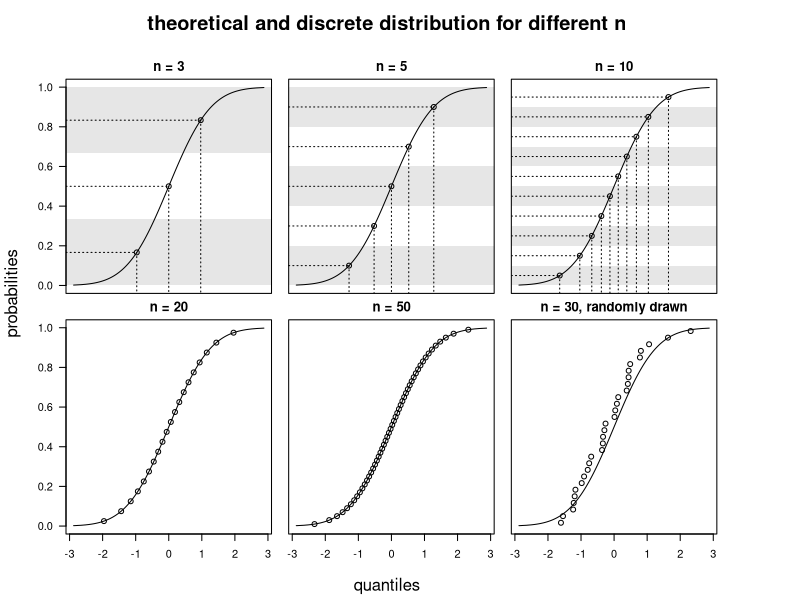
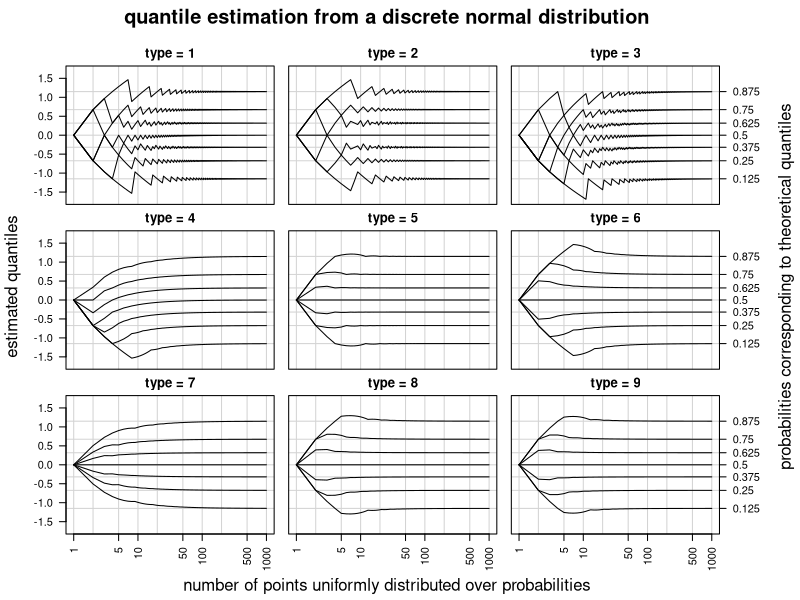
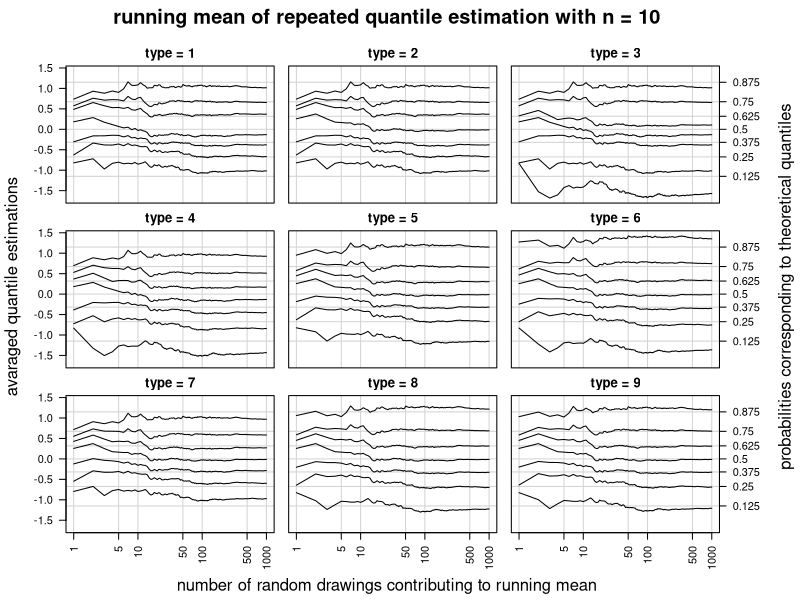
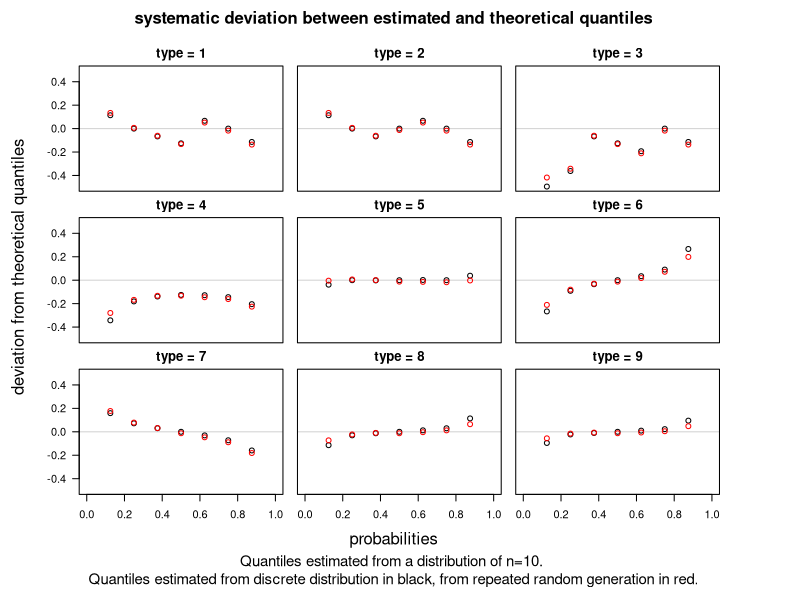
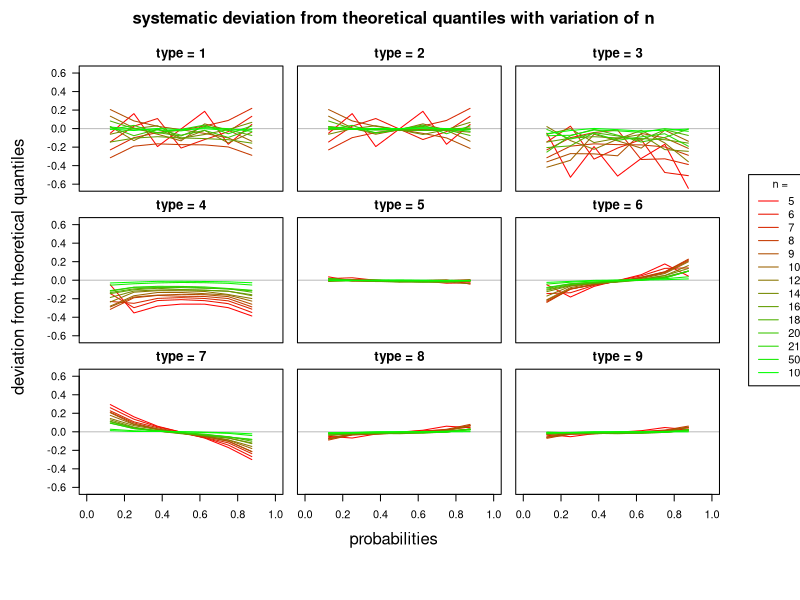
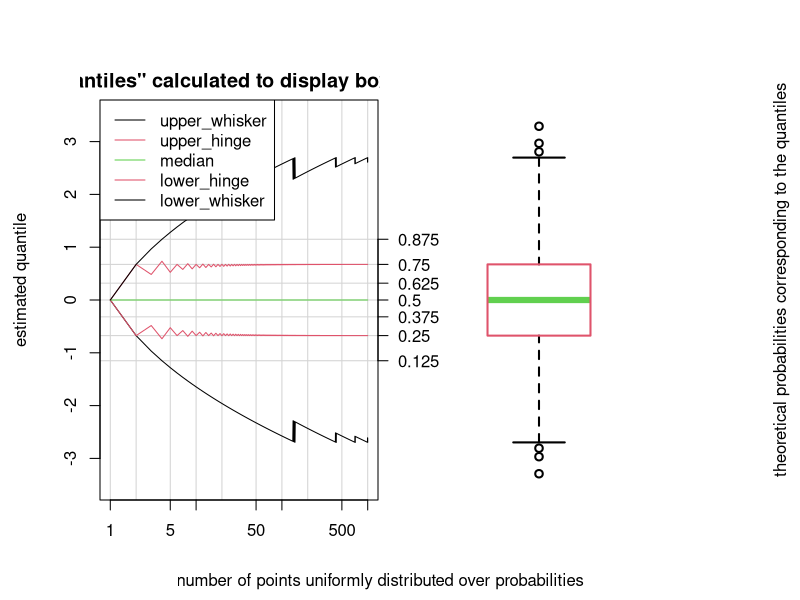

Source code (R) for these figures, in order:
## ---- chunk 1
library(knitr)
opts_chunk$set(fig.height=7, echo=F, cache=T, dev="png")
## ---- chunk 2
par(mfrow=c(2,3), mar=c(0,1,2,.3), oma=c(5,4,4,6))
plotnum <- 1

p_i.fine <- seq(0, 1, length.out=500)
for(n in c(3, 5, 10, 20, 50, 30) ){
  p_i <- seq(1/(n*2), 1-1/(n*2), length.out=n)
  if(n==30){
    q_i <- sort(rnorm(n))
  }else{
    q_i <- qnorm(p_i)
  }
  breaks <- seq(0, 1, length.out=n+1)

  plot(qnorm(p_i.fine), p_i.fine, type="l", axes=F, panel.first=
    if(n<20) {
      for(i in 1:(length(breaks)/2)*2){
        xlims <- par("usr")[1:2]
        rect(xlims[1], breaks[i-1], xlims[2], breaks[i],col = gray(.9), border = NA)
      }
      for(i in 1:length(p_i)){
        lines(c(xlims[1], q_i[i]), rep(p_i[i],2), lty=3)
        lines(rep(q_i[i],2), c(p_i[i], -1), lty=3)
      }
      
    }
    , frame.plot=T, main=paste0("n = ", n, if(n==30) ", randomly drawn"), xlab="", ylab="", las=1, ylim=c(0,1))

  points(q_i, p_i)
  #par(new=T)
  #hist(qnorm(p_i), ann=F, axes=F, xlim=range(qnorm(p_i.fine),finite = T))
  #axis(4, las=1)
  
  if(plotnum%%3==1){
    axis(2, las=1)
  }
  if(plotnum>3){
    axis(1)
  }
  plotnum <- plotnum + 1
}
mtext("theoretical and discrete distribution for different n", cex=1.2, font=2, 3, outer=T, line=1.5)
mtext("probabilities", 2, 2.5, outer=T)
mtext("quantiles", 1, 3.5, outer=T)
## ---- chunk 3
n <- 10
i <- 1:n
(p_i <- 1/(2*n) + (i-1)/n)
## ---- chunk 4
(p_i <- seq(1/(n*2), 1-1/(n*2), length.out=n))
## ---- chunk 5
qnorm(p_i)
## ---- chunk 6
par(mfrow=c(3,3), mar=c(0,1,2,.1), oma=c(5,4,3,6))

nmax <- 1000
d <- 7
Q <- seq(1/(d+1), 1-1/(d+1), length.out=d)
Qmatrix <- array(NA, dim=c(9, nmax, length(Q)), dimnames=list(type=1:9, n=1:nmax, Q=Q))

for(type in 1:9){
  
  for(n in 1:nmax){
    x <- seq(1/(n*2), 1-1/(n*2), length.out=n)
    Qmatrix[type,n,] <- quantile(qnorm(x), Q, type = type)
  }
}

ylim <- max(abs(Qmatrix[,,]))*c(-1,1)

for(type in 1:9){
  #View(Qmatrix)
  
  plot(NULL, xlim=c(1,nmax), ylim=ylim, log="x", main=paste("type =", type), xlab="", ylab="", axes=F, frame.plot=T, panel.first=abline(v=c(1,2,5,10,20,50,100,200,500,1000), h=qnorm(Q), col="lightgray"))
  for(i in 1:length(Q)){
    lines(Qmatrix[type,,i], col=1, type="l")
  }

  if(type%%3==0){
    axis(4, at=qnorm(Q), Q, las=1)
  }
  if(type%%3==1){
    axis(2, las=1)
  }
  if(type>6){
    axis(1, las=3)
  }
}
mtext("quantile estimation from a discrete normal distribution", 3, outer=T, cex=1.2, line=1, font=2)
mtext("probabilities corresponding to theoretical quantiles", 4, line=4.5, outer=T)  
mtext("estimated quantiles", side = 2, outer = T, cex=1, line=2.5)
mtext("number of points uniformly distributed over probabilities",1, outer=T, line=3.5)

## ---- chunk 7

par(mfrow=c(3,3), mar=c(.1,1,2,.1), oma=c(5,4,3,6))

repetitions <- 1000
d <- 7
Q <- seq(1/(d+1), 1-1/(d+1), length.out=d)
n <- 10
MeanQuantile <- array(NA, dim = c(9, repetitions, length(Q)), dimnames = list(type=1:9, repetitions=1:repetitions, Q=Q))


for(type in 1:9){
  set.seed(1)
  MeanQuantile[type,1,] <-  quantile(rnorm(n), Q, type=type)
  for(i in 2:repetitions){
    MeanQuantile[type,i,] <- (MeanQuantile[type,i-1,]*(i-1) + quantile(rnorm(n), Q, type=type))/i
  }
  
  #View(MeanQuantile)
  #MeanQuantile[type,repetitions,]
  #qnorm(Q)
  #MeanQuantile[type,repetitions,] - t(qnorm(Q))
}

ylim <- range(MeanQuantile[,,])

for(type in 1:9){
  plot(NULL, xlim=c(1,repetitions), ylim=ylim, panel.first=abline(h=qnorm(Q), v=c(1,5,10,50,100,500,1000), col="lightgray"), main=paste("type =", type), log="x", axes=F, frame.plot = T)
  if(type>6) axis(1, las=3)
  if(type%%3==1) axis(2, las=1)
  for(i in 1:length(Q)){
    lines(MeanQuantile[type,,i], col=1)
  }
  if(type%%3==0) axis(4, qnorm(Q), Q, las=1)
  
}
mtext(paste("running mean of repeated quantile estimation with n =", n), 3, outer=T, line=1, font=2, cex=1.2)
#mtext("number of avaraged repetitions", 1, outer=T, line=3.5)
#mtext("number of repetitions forming the running mean", 1, outer=T, line=3.5)
#mtext("number of random drawings forming the avarage", 1, outer=T, line=3.5)
mtext("number of random drawings contributing to running mean", 1, outer=T, line=3.5)
mtext("probabilities corresponding to theoretical quantiles", 4, outer=T, line=4.5)
#mtext("quantiles estimated from random distribution", side = 2, outer = T, cex=1, line=2.5)
mtext("avaraged quantile estimations", side = 2, outer = T, cex=1, line=2.5)
## ---- chunk 8
par(mfrow=c(3,3), mar=c(0,1,2,.1), oma=c(8,5,3,6))

ylim <- max(abs(range(c(t(MeanQuantile[,repetitions,])-qnorm(Q), t(Qmatrix[,n,])-qnorm(Q))))) * c(-1,1)

for(type in 1:9){
  #plot(qnorm(Q),Q, xlim=range(qnorm(Q))*1.3)
  plot(Q, Qmatrix[type,n,]-qnorm(Q), xlim=c(0,1), ylim=ylim, panel.first = abline(h=0, col="lightgray"), axes=F, frame.plot=T, xlab="", ylab="", main=paste("type =", type))
       #ylim=)
  points(Q, MeanQuantile[type,repetitions,]-qnorm(Q), col="red")
  
  if(type%%3==1){
    axis(2, las=1)
  }
  if(type>6){
    axis(1)
  }
}
mtext(paste0("systematic deviation between estimated and theoretical quantiles"), 3, outer=T, line=1, font=2, cex=1)
mtext("deviation from theoretical quantiles", 2, outer=T, line=3)
mtext("Quantiles estimated from a distribution of n=10. \nQuantiles estimated from discrete distribution in black, from repeated random generation in red.", 1, outer = T, line=6, cex=0.9)
mtext("probabilities", 1, outer=T, line=3)

## ---- chunk 9
par(mfrow=c(3,3), mar=c(.1,1,2,.1), oma=c(5,4,3,6))

repetitions <- 1000
d <- 7
Q <- seq(1/(d+1), 1-1/(d+1), length.out=d)
ns <- c(5, 6, 7, 8,9,10,12,14,16,18,20, 21, 50, 100)

MeanQuantile <- array(NA, dim = c(9, repetitions, length(Q), length(ns)), dimnames = list(type=1:9, repetitions=1:repetitions, Q=Q, n=ns))

for(n in as.character(ns)){
  for(type in 1:9){
    set.seed(1)
    MeanQuantile[type,1,,n] <-  quantile(rnorm(n), Q, type=type)
    for(i in 2:repetitions){
      MeanQuantile[type,i,,n] <- (MeanQuantile[type,i-1,,n]*(i-1) + quantile(rnorm(n), Q, type=type))/i
    }
    
    #View(MeanQuantile)
    #MeanQuantile[type,repetitions,]
    #qnorm(Q)
    #MeanQuantile[type,repetitions,] - t(qnorm(Q))
  }
  
}

#----------------------------

par(mfrow=c(3,3), mar=c(0,1,2,.1), oma=c(8,5,3,6))

ylim <- max(abs(range(c(t(MeanQuantile[,repetitions,,5])-qnorm(Q), t(Qmatrix[,5,])-qnorm(Q))))) * c(-1,1)


for(type in 1:9){
  plot(NULL, xlim=c(0,1), ylim=ylim, panel.first = abline(h=0, col="gray"), axes=F, frame.plot=T, xlab="", ylab="", main=paste("type =", type))
  
  col=0
  palette(colorRampPalette(c("red", "green"),space = "rgb")(length(ns)))
  for(n in as.character(ns)){
    col=col + 1
    
    #points(Q, Qmatrix[type,n,]-qnorm(Q), col=n)
    #plot(qnorm(Q),Q, xlim=range(qnorm(Q))*1.3)
         #ylim=)
    lines(Q, MeanQuantile[type,repetitions,,n]-qnorm(Q), col=col)
    
  }
  if(type%%3==1){
    axis(2, las=1)
  }
  if(type>6){
    axis(1)
  }
  if(type==6){
    legend("right", legend=as.character(ns), col = 1:length(ns), xpd = NA, lty=1, horiz = F, title="n =", inset = -0.45)
  }
}
mtext(paste0("systematic deviation from theoretical quantiles with variation of n"), 3, outer=T, line=1, font=2, cex=1)
mtext("deviation from theoretical quantiles", 2, outer=T, line=3)
mtext("probabilities", 1, outer=T, line=3)
palette("default")

## ---- chunk 10
par(mfrow=c(1,2), mar=c(0,1,2,.1), oma=c(5,4,3,6))


Q <- seq(1/(d+1), 1-1/(d+1), length.out=d)
nmax <- 1000
Qmatrix <- data.frame(lower_whisker=NA, lower_hinge=NA, median=NA, upper_hinge=NA, upper_whisker=NA)

for(n in 1:nmax){
    x <- seq(1/(n*2), 1-1/(n*2), length.out=n)
    Qmatrix[n,] <- boxplot(qnorm(x), plot = F)$stats
}

ylim <- max(abs(Qmatrix))*c(-1.3,1.3)
cols <- c(1,2,3,2,1)

plot(NULL, xlim=c(1,nmax), ylim=ylim, log="x", 
     main='"quantiles" calculated to display boxplots', xlab="", ylab="", frame.plot=T, panel.first=abline(v=c(1,2,5,10,20,50,100,200,500,1000), h=qnorm(Q), col="lightgray"))
for(i in 1:5){
  lines(Qmatrix[,i], col=cols[i], type="l")
}
axis(4, at=qnorm(Q), Q, las=1)
legend("topleft", legend = rev(colnames(Qmatrix)), col=cols, lty=1)
mtext("theoretical probabilities corresponding to the quantiles", 4, line=4.5, outer=T)  
mtext("estimated quantile", side = 2, outer = T, cex=1, line=2.5)
mtext("number of points uniformly distributed over probabilities",1, outer=T, line=3.5)

# plot example boxplot
bxp(boxplot(qnorm(x), plot = F), medcol=3, staplecol=1, boxcol=2, lwd=2, ylim=ylim, axes=F)

